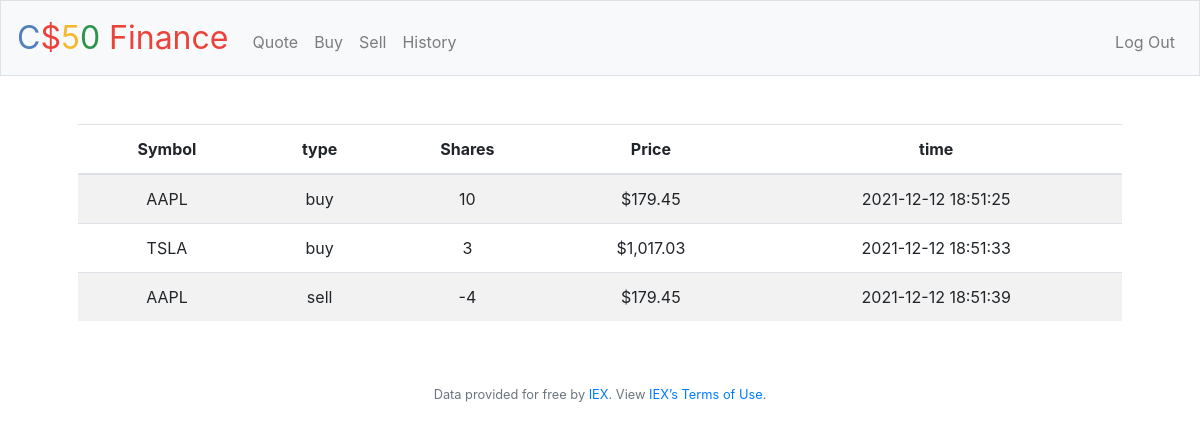
The app's page /history (signed in) with its own data.
### tables this page shows
CREATE TABLE tarakoneshha ( 
 id INTEGER PRIMARY KEY AUTOINCREMENT,
 user_id INTEGER NOT NULL,
 name TEXT NOT NULL,
 shares INTEGER NOT NULL,
 price NUMERIC NOT NULL,
 type TEXT NOT NULL,
 symbol TEXT NOT NULL,
 time TIMESTAMP DEFAULT CURRENT_TIMESTAMP,
 FOREIGN KEY(user_id) REFERENCES users(id) 
);

### application.py (the view)
@app.route("/history")
@login_required
def history():
    user_id = session["user_id"]
    tarakonesh = db.execute("SELECT type,symbol,price,shares,time FROM tarakoneshha WHERE user_id=?", user_id)
    return render_template("history.html", tarakonesh=tarakonesh, usd=usd)

### application.py (called while the page is built)
@app.after_request
def after_request(response):
    response.headers["Cache-Control"] = "no-cache, no-store, must-revalidate"
    response.headers["Expires"] = 0
    response.headers["Pragma"] = "no-cache"
    return response

### helpers.py (called while the page is built)
def login_required(f):
    @wraps(f)
    def decorated_function(*args, **kwargs):
        if session.get("user_id") is None:
            return redirect("/login")
        return f(*args, **kwargs)
    return decorated_function

def usd(value):
    return f"${value:,.2f}"

### templates/history.html (shortened to what this page needs)
{% extends "layout.html" %}
{% block main %}
    <table class="table table-striped" >
        <thead>
            <tr>
                <th>Symbol</th>
                <th>type</th>
                <th>Shares</th>
                <th>Price</th>
                <th>time</th>
            </tr>
        </thead>
        <tbody>
            {% for tarakonesh  in tarakonesh %}
            <tr>
                <td>  {{  tarakonesh["symbol"].upper()}}   </td>
                <td>  {{  tarakonesh["type"]  }}           </td>
                <td>  {{  tarakonesh["shares"]  }}         </td>
                <td>  {{ usd (tarakonesh["price"] ) }}     </td>
                <td>  {{tarakonesh["time"]}}               </td>
            </tr>
            {% endfor %}
        </tbody>
    </table>
{% endblock %}

### records on screen
tarakoneshha: symbol "AAPL", type "buy", shares "10", price "$179.45", time "2021-12-12 18:51:25"
tarakoneshha: symbol "TSLA", type "buy", shares "3", price "$1,017.03", time "2021-12-12 18:51:33"
tarakoneshha: symbol "AAPL", type "sell", shares "-4", price "$179.45", time "2021-12-12 18:51:39"
